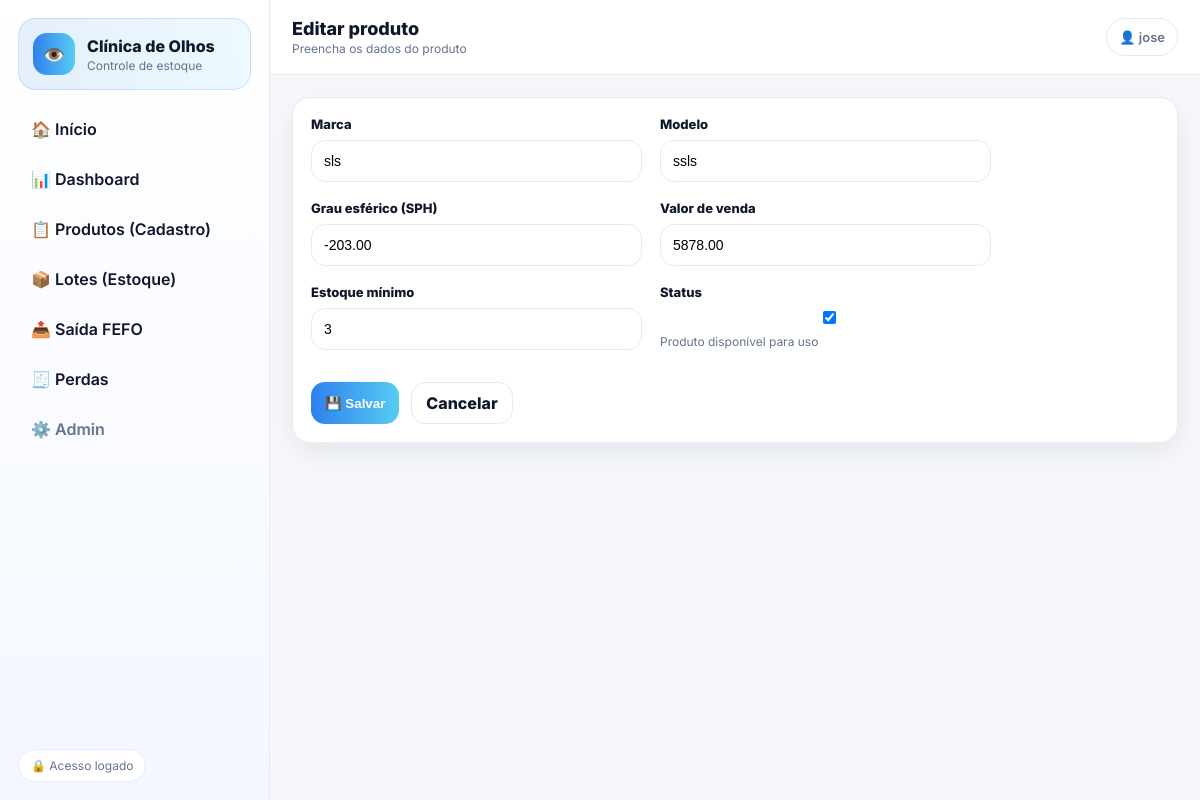
Screenshot of /produtos/produtos/1/editar/ (signed in) with the database file from the repository.
### apps/inventory/models.py (models this page shows, shortened)
class LensProduct(models.Model):
    brand = models.CharField(max_length=120)
    model = models.CharField(max_length=120, blank=True)
    degree_sph = models.DecimalField(max_digits=5, decimal_places=2)
    sale_price = models.DecimalField(max_digits=10, decimal_places=2)
    min_stock = models.PositiveIntegerField(default=0)
    active = models.BooleanField(default=True)

### apps/inventory/views_products.py (the view)
@login_required
def product_update(request, pk):
    product = get_object_or_404(LensProduct, pk=pk)
    if request.method == "POST":
        form = LensProductForm(request.POST, instance=product)
        if form.is_valid():
            form.save()
            messages.success(request, "Produto atualizado com sucesso.")
            return redirect("inventory:product_list")
    else:
        form = LensProductForm(instance=product)
    return render(request, "inventory/products/form.html", {
        "form": form,
        "title": "Editar produto",
    })

### apps/inventory/forms.py
class LensProductForm(forms.ModelForm):
    class Meta:
        model = LensProduct
        fields = [
            "brand",
            "model",
            "degree_sph",
            "sale_price",
            "min_stock",
            "active",
        ]
        labels = {
            "brand": "Marca",
            "model": "Modelo",
            "degree_sph": "Grau Esférico (SPH)",
            "sale_price": "Valor de venda",
            "min_stock": "Estoque mínimo",
            "active": "Ativo",
        }

### templates/inventory/products/form.html (shortened to what this page needs)
{% extends "base.html" %}
{% load static %}
{% block page_title %}{{ title }}{% endblock %}
{% block page_subtitle %}Preencha os dados do produto{% endblock %}
{% block content %}
<div class="card">
  <form method="post" class="form">
    <div class="grid">
      <div class="field">
        <label>Marca</label>
        {{ form.brand }}
      </div>
      <div class="field">
        <label>Modelo</label>
        {{ form.model }}
      </div>
      <div class="field">
        <label>Grau esférico (SPH)</label>
        {{ form.degree_sph }}
      </div>
      <div class="field">
        <label>Valor de venda</label>
        {{ form.sale_price }}
      </div>
      <div class="field">
        <label>Estoque mínimo</label>
        {{ form.min_stock }}
      </div>
      <div class="field">
        <label>Status</label>
        {{ form.active }}
        <div class="help">Produto disponível para uso</div>
      </div>
    </div>
    <div style="display:flex; gap:12px; margin-top:18px;">
      <button type="submit" class="btn btn-primary">
        💾 Salvar
      </button>
      <a href="{% url 'inventory:product_list' %}" class="btn btn-ghost">
        Cancelar
      </a>
    </div>
  </form>
</div>
{% endblock %}

### templates/base.html (shortened to what this page needs)
{% load static %}
<!doctype html>
<html lang="pt-br">
<head>
  <link rel="stylesheet" href="{% static 'css/app.css' %}">
</head>
<body>
<div class="app">
  <aside class="sidebar">
    <div class="brand">
      <div class="brand-icon">👁️</div>
      <div class="brand-text">
        <div class="brand-title">Clínica de Olhos</div>
        <div class="brand-sub">Controle de estoque</div>
      </div>
    </div>
    <nav class="nav">
      <a class="nav-link" href="/">🏠 Início</a>
      <a class="nav-link" href="/dashboard/">📊 Dashboard</a>
      <a class="nav-link"  href="{% url 'inventory:product_list' %}">📋 Produtos (Cadastro)</a>
      <a class="nav-link"  href="{% url 'inventory:batch_list' %}">📦 Lotes (Estoque)</a>
      <a class="nav-link" href="/fefo/saida/">📤 Saída FEFO</a>
      <a class="nav-link" href="/relatorios/perdas/">🧾 Perdas</a>
      <a class="nav-link subtle" href="/admin/">⚙️ Admin</a>
    </nav>
    <div class="sidebar-footer">
      <div class="pill">🔒 Acesso logado</div>
    </div>
  </aside>
  <main class="main">
    <header class="topbar">
      <div class="topbar-left">
        <div class="page-title">{% block page_title %}{% endblock %}</div>
        <div class="page-subtitle">{% block page_subtitle %}{% endblock %}</div>
      </div>
      <div class="topbar-right">
        <span class="user-chip">👤 {{ request.user|default:"Usuário" }}</span>
      </div>
    </header>
    <section class="content">
      {% block content %}{% endblock %}
    </section>
  </main>
</div>
</body>
</html>

### static/css/app.css (style rules this page uses)
:root { --bg: #f6f8fb; --card:#ffffff; --text:#0f172a; --muted:#64748b; --line:#e6eaf2; --shadow: 0 10px 30px rgba(15, 23, 42, 0.08); --azul:#2f80ed; --ciano:#56ccf2; --ok:#27ae60; --warn:#f2c94c; --danger:#eb5757; --radius: 18px; }
* { box-sizing:border-box; }
body { margin:0; font-family: Inter, system-ui, -apple-system, Segoe UI, Roboto, Arial; background: var(--bg); color: var(--text); }
.app { min-height:100vh; display:grid; grid-template-columns: 270px 1fr; }
.sidebar { background: linear-gradient(180deg, #ffffff 0%, #f3f7ff 100%); border-right: 1px solid var(--line); padding: 18px; display:flex; flex-direction:column; gap: 18px; }
.brand { display:flex; gap: 12px; align-items:center; padding: 14px; border-radius: var(--radius); background: linear-gradient(90deg, rgba(47,128,237,.12), rgba(86,204,242,.10)); border: 1px solid rgba(47,128,237,.18); }
.brand-icon { width: 42px; height: 42px; border-radius: 14px; display:grid; place-items:center; background: linear-gradient(90deg, var(--azul), var(--ciano)); color:white; font-size: 18px; }
.brand-title { font-weight: 800; }
.brand-sub { color: var(--muted); font-size: 12px; margin-top: 2px; }
.nav { display:flex; flex-direction:column; gap: 8px; }
.nav-link { text-decoration:none; color: var(--text); padding: 10px 12px; border-radius: 14px; border: 1px solid transparent; transition: .2s ease; font-weight: 600; }
.nav-link.subtle { color: var(--muted); font-weight: 600; }
.sidebar-footer { margin-top:auto; }
.pill { display:inline-block; padding: 8px 12px; border-radius: 999px; border: 1px solid var(--line); color: var(--muted); background: white; font-size: 12px; }
.main { display:flex; flex-direction:column; }
.topbar { background: white; border-bottom: 1px solid var(--line); padding: 18px 22px; display:flex; justify-content:space-between; align-items:center; }
.page-title { font-size: 18px; font-weight: 800; }
.page-subtitle { font-size: 12px; color: var(--muted); margin-top: 2px; }
.user-chip { display:inline-flex; align-items:center; gap: 8px; padding: 10px 12px; border-radius: 999px; border: 1px solid var(--line); background: #fff; color: var(--muted); font-weight: 600; font-size: 13px; }
.content { padding: 22px; }
.card { background: var(--card); border: 1px solid var(--line); border-radius: var(--radius); box-shadow: var(--shadow); padding: 18px; }
.grid { display:grid; grid-template-columns: repeat(auto-fit, minmax(220px, 1fr)); gap: 18px; }
.btn { display:inline-flex; align-items:center; gap: 8px; border: none; cursor:pointer; text-decoration:none; padding: 10px 14px; border-radius: 14px; font-weight: 800; transition: .2s ease; }
.btn-primary { color:white; background: linear-gradient(90deg, var(--azul), var(--ciano)); }
.btn-ghost { background: white; border: 1px solid var(--line); color: var(--text); }
.form { display:grid; gap: 14px; max-width: 680px; }
.field label { display:block; font-weight: 800; font-size: 13px; margin-bottom: 8px; }
input, select, textarea { width: 100%; padding: 12px 12px; border-radius: 14px; border: 1px solid var(--line); background: white; font-size: 14px; }
.help { color: var(--muted); font-size: 12px; margin-top: 6px; }

### rows the page displays
LensProduct: brand "sls", model "ssls", degree_sph "-203.00", sale_price "5878.00", min_stock "3", active "☑"

### other values shown
{{ title }} "Editar produto"
{{ request.user|default:"Usuário" }} "jose"
